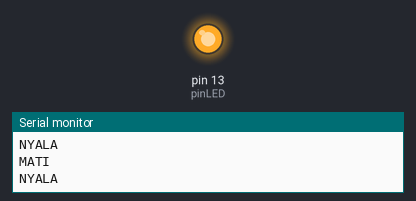
Simulated run of this sketch. Board: Arduino Uno, built with avr-gcc and run on an emulated ATmega328P. On the bench: output pins drawn as LEDs (lit = HIGH), the last lines printed to the serial monitor.

Above: at 1.2 s.
At 6.2 s:
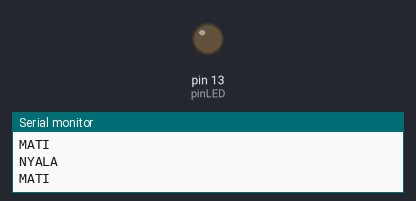
Timing chart, 0 to 8.1 s (numbered marks = the images above):
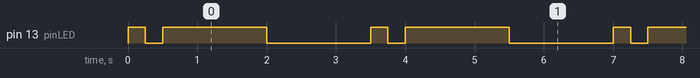

Measured:
- by itself, pin 13 (pinLED): repeats every 3.5 s: LOW 0.25 s, HIGH 1.5 s, LOW 1.5 s, HIGH 0.25 s
- by itself, everything shown: repeats every 3.5 s, in 4 steps

The sketch:

belajarLED.ino
```cpp
int pinLED = 13;

void setup() {
  // put your setup code here, to run once:
  pinMode(pinLED, OUTPUT); // Mau Nyala
  Serial.begin(9600);
  Serial.println("Menyiapkan");
}

void loop() {
  // put your main code here, to run repeatedly:
  digitalWrite(pinLED, HIGH); // Menyiapkan
  Serial.println("NYALA");
  delay(250);
  digitalWrite(pinLED, LOW); // Menyiapkan
  Serial.println("MATI");
  delay(250);
  digitalWrite(pinLED, HIGH); // Menyiapkan
  Serial.println("NYALA");
  delay(1500);
  digitalWrite(pinLED, LOW); // Menyiapkan
  Serial.println("MATI");
  delay(1500);
}
```
